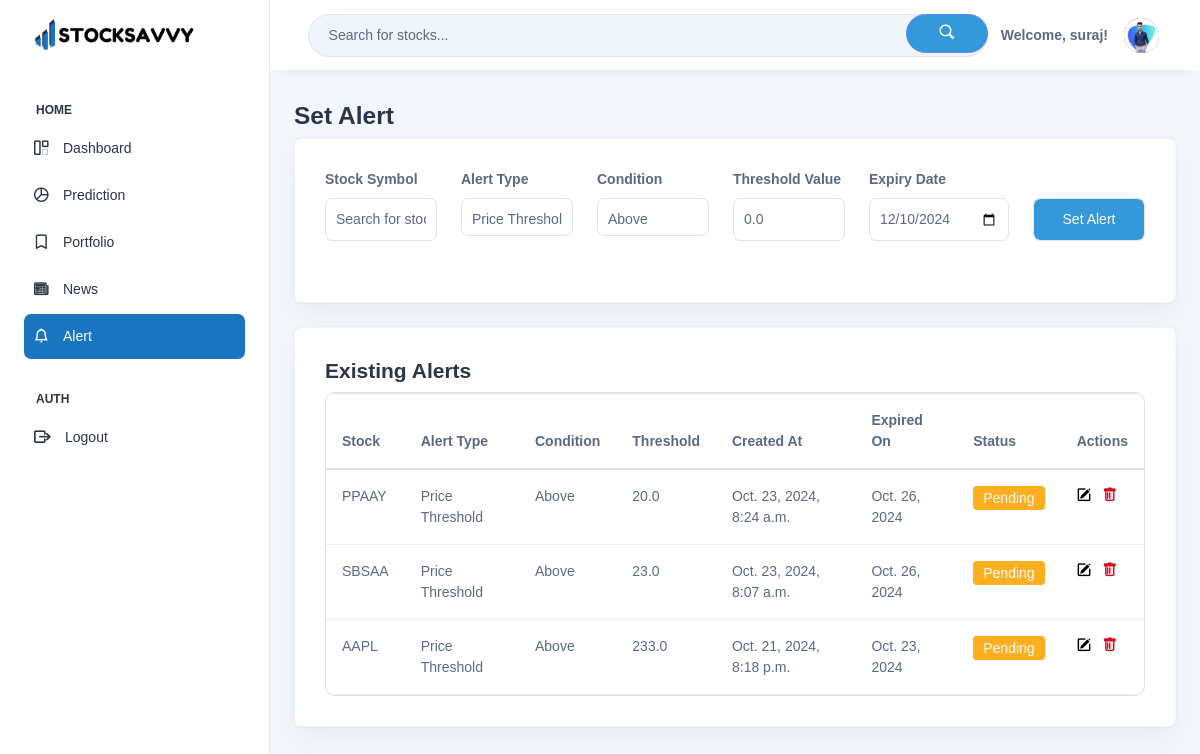
Screenshot of /alerts/ (signed in) with the database file from the repository.
### users/models.py (models this page shows, shortened)
class Profile(models.Model):
    user = models.OneToOneField(User, on_delete=models.CASCADE)
    profile_picture = models.ImageField(upload_to='profile_pictures/', default='default.jpg')
    bio = models.TextField(blank=True, null=True)

### prediction/models.py (models this page shows, shortened)
class Alert(models.Model):
    ALERT_TYPES = [
        ('price_threshold', 'Price Threshold'),
        ('moving_average', 'Moving Average'),
        ('percentage_change', 'Percentage Change'),
        ('volume', 'Volume'),
    ]
    CONDITIONS = [
        ('above', 'Above'),
        ('below', 'Below'),
        ('crosses', 'Crosses'),
    ]
    user = models.ForeignKey(User, on_delete=models.CASCADE)
    stock = models.CharField(max_length=10)
    alert_type = models.CharField(max_length=20, choices=ALERT_TYPES, default='price_threshold')
    condition = models.CharField(max_length=20, choices=CONDITIONS, default='above')
    threshold = models.FloatField(default=0.0)
    expiry_date = models.DateField(default=date.today, max_length=10, null=True, blank=True)  # Changed to CharField
    created_at = models.DateTimeField(auto_now_add=True)
    notification_sent = models.BooleanField(default=False)

### prediction/views.py (the view)
# urls.py: path('alerts/', views.alerts_view, name='alerts'),
@login_required
def alerts_view(request):
    alerts = Alert.objects.filter(user=request.user).order_by('-created_at')
    if request.method == 'POST':
        form = AlertForm(request.POST)
        if form.is_valid():
            alert = form.save(commit=False)
            alert.user = request.user
            alert.save()
            return redirect('alerts')
        else:
            print(form.errors)  # Debugging: Print form errors
    else:
        form = AlertForm()
    return render(request, 'alert_settings.html', {'form': form, 'alerts': alerts})

### prediction/forms.py
class AlertForm(forms.ModelForm):
    class Meta:
        model = Alert
        fields = ['stock', 'alert_type', 'condition', 'threshold', 'expiry_date']
        widgets = {
            'expiry_date': forms.DateInput(attrs={'type': 'date'}),
        }
    def __init__(self, *args, **kwargs):
        super(AlertForm, self).__init__(*args, **kwargs)
        for field_name, field in self.fields.items():
            field.widget.attrs['class'] = 'form-control'

### prediction/templates/alert_settings.html (shortened to what this page needs)
{% extends "base.html" %}
{% load static %}
{% block content %}
<div class="mt-3">
    <h3>Set Alert</h3>
    <div class="card mb-4">
        <div class="card-body">
            <form id="alert-form" class="row" method="POST">
                <div class="form-group col">
                    <b><label for="stock">Stock Symbol</label></b>
                    <input type="text" class="form-control" id="stock_name" name = "stock" value={% if post.stock %} {{post.stock}} {% else %} "" {% endif %} placeholder="Search for stocks..." aria-label="Search for stocks" onkeyup="fetchpredSuggestions()" onclick="fetchpredSuggestions()" required>
                </div>
                <div class="form-group col">
                    <b><label for="alert_type">Alert Type</label></b>
                    {{ form.alert_type }}
                </div>
                <div class="form-group col">
                    <b><label for="condition">Condition</label></b>
                    {{ form.condition }}
                </div>
                <div class="form-group col">
                    <b><label for="threshold">Threshold Value</label></b>
                    {{ form.threshold }}
                </div>
                <div class="form-group col">
                    <b><label for="expiry_date">Expiry Date</label></b>
                    {{ form.expiry_date }}
                </div>
                <div class="form-group col d-flex">
                    <button type="submit" class="btn-primary form-control align-self-end">Set Alert</button>
                </div>
            </form>
        </div>
    </div>
    <div class="card">
        <div class="card-body">
            <h4>Existing Alerts</h4>
            <div class="table-responsive">
                <table class="table ">
                    <thead>
                        <tr>
                            <th>Stock</th>
                            <th>Alert Type</th>
                            <th>Condition</th>
                            <th>Threshold</th>
                            <th>Created At</th>
                            <th>Expired On</th>
                            <th>Status</th>
                            <th>Actions</th>
                        </tr>
                    </thead>
                    <tbody>
                        {% for alert in alerts %}
                            <tr>
                                <td>{{ alert.stock }}</td>
                                <td>{{ alert.get_alert_type_display }}</td>
                                <td>{{ alert.get_condition_display }}</td>
                                <td>{{ alert.threshold }}</td>
                                <td>{{ alert.created_at }}</td>
                                <td>{{ alert.expiry_date }}</td>
                                <td>
                                    {% if alert.notification_sent %}
                                        <span class="badge bg-success">Sent</span>
                                    {% else %}
                                        <span class="badge bg-warning">Pending</span>
                                    {% endif %}
                                <td>
                                    <button class="btn-no-bg mr-2" onclick="editAlert({{ alert.id }})">
                                        <i class="bi bi-pencil-square"></i>
                                    </button>
                                    <form method="POST" action="{% url 'delete_alert' alert.id %}" style="display:inline;">
                                        <button type="submit" class="btn-no-bg">
                                            <i class="bi bi-trash text-danger"></i>
                                        </button>
                                    </form>
                                </td>
                            </tr>
                        {% endfor %}
                    </tbody>
                </table>
            </div>
        </div>
    </div>
</div>
{% endblock %}

### templates/base.html (shortened to what this page needs)
<!DOCTYPE html>
{% load static %}
<html lang="en">
<head>
    <link rel="stylesheet" href="{% static 'bootstrap/css/bootstrap.min.css' %}">
    <link rel="stylesheet" href="https://cdn.jsdelivr.net/npm/bootstrap-icons@1.3.0/font/bootstrap-icons.css">
    <link rel="stylesheet" href="{% static 'css/template.css' %}" />
    <link rel="stylesheet" href="{% static 'css/style.css' %}"/>
</head>
<body>
    <div class="page-wrapper" id="main-wrapper" data-layout="vertical" data-navbarbg="skin6" data-sidebartype="full"
    data-sidebar-position="fixed" data-header-position="fixed">
        {% include 'sidebar.html' %}
        <div class="body-wrapper">
            {% include 'header.html' %}
            <div class="container-fluid">
                {% block content %}
                {% endblock %}
            </div>
        </div>
    </div>
</body>
</html>

### templates/sidebar.html (shortened to what this page needs)
    {% load static %}
    <aside class="left-sidebar">
        <div>
          <div class="brand-logo d-flex align-items-center justify-content-between">
            <a href="/" class="text-nowrap logo-img">
              <img src="{% static 'images/logo.png' %}" width="180" alt="" />
            </a>
          </div>
          <nav class="sidebar-nav scroll-sidebar" data-simplebar="">
            <ul id="sidebarnav">
              <li class="nav-small-cap">
                <span class="hide-menu">Home</span>
              </li>
              <li class="sidebar-item">
                <a class="sidebar-link" href="{% url 'dashboard' %}">
                    <span>
                      <i class="bi bi-grid-1x2"></i>
                    </span>
                    <span class="hide-menu">Dashboard</span>
                </a>
              </li>
              <li class="sidebar-item">
                <a class="sidebar-link" href="{% url 'predict_stock' %}">
                    <span>
                      <i class="bi bi-pie-chart"></i>
                    </span>
                    <span class="hide-menu">Prediction</span>
                </a>
              </li>
              <li class="sidebar-item">
                <a class="sidebar-link" href="{% url 'portfolio' %}">
                    <span>
                        <i class="bi bi-bookmark"></i>
                    </span>
                    <span class="hide-menu">Portfolio</span>
                </a>
              </li>
              <li class="sidebar-item">
                <a class="sidebar-link" href="{% url 'news_list' %}">
                    <span>
                      <i class="bi bi-newspaper"></i>
                    </span>
                    <span class="hide-menu">News</span>
                </a>
              </li>
              <li class="sidebar-item">
                <a class="sidebar-link" href="{% url 'alerts' %}">
                    <span>
                      <i class="bi bi-bell"></i>
                    </span>
                    <span class="hide-menu">Alert</span>
                </a>
              </li>
              <li class="nav-small-cap">
                <span class="hide-menu">AUTH</span>
              </li>
              {% if not user.is_authenticated %}
                <li class="sidebar-item">
                  <a class="sidebar-link" href="{% url 'login' %}">
                      <span>
                        <i class="bi bi-box-arrow-in-right" style="font-size: 17px;"></i>
                      </span>
                      <span class="hide-menu">Login</span>
                  </a>
                </li>
                <li class="sidebar-item">
                  <a class="sidebar-link" href="{% url 'register' %}">
                      <span>
                        <i class="bi bi-person-plus" style="font-size: 17px;"></i>
                      </span>
                      <span class="hide-menu">Register</span>
                  </a>
                </li>
              {% else %}
                <li class="sidebar-item">
                  <a class="sidebar-link" href="{% url 'logout' %}">
                      <span>
                        <i class="bi bi-box-arrow-right" style="font-size: 16px;"></i>
                      </span>
                      <span class="hide-menu">Logout</span>
                  </a>
                </li>
              {% endif %}
            </ul>
          </nav>
        </div>
      </aside>

### templates/header.html (shortened to what this page needs)
{% load static %}
<header class="app-header">
    <nav class="navbar navbar-expand-lg navbar-light">
        <div class="navbar-collapse px-0" id="navbarNav">
            <div class="container justify-content-start">
                <div class="input-group">
                    <input type="text" id="searchBox" class="form-control" placeholder="Search for stocks..." aria-label="Search for stocks" onkeyup="fetchSuggestions()" onclick="fetchSuggestions()">
                    <div class="input-group-append">
                        <button id = "search_stocks" class="btn btn-primary" type="submit">
                            <i class="bi bi-search"></i>
                        </button>
                    </div>
                </div>
            </div>
            <ul class="navbar-nav flex-row ms-auto align-items-center justify-content-end">
            {% if user.is_authenticated %}
                <b>Welcome, {{ user.username }}!</b>
                <li class="nav-item dropdown">
                    <a class="nav-link nav-icon-hover" href="javascript:void(0)" id="drop2" data-bs-toggle="dropdown"
                        aria-expanded="false">
                        <img src="{{ user.profile.profile_picture.url }}" alt="" width="35" height="35" class="rounded-circle">
                    </a>
                </li>
            {% else %}
                <a class="nav-link" href="{% url 'login' %}" style="color:black;">
                    <i class="bi bi-box-arrow-in-right" style="font-size: 16px; margin-right:10px;"></i>Login
                </a>
            {% endif %}
            </ul>
        </div>
    </nav>
</header>

### static/css/style.css (style rules this page uses)
:root { --primary-color: #3498db; --secondary-color: #333333; --border-color: #dde0e4; --background-color: #f5f5f5; --text-color: #333333; --muted-text-color: #777777; --dark-color: #2c3e50; --light-color: #ecf0f1; --warning-color: #f39c12; --success-color: #06bb20; --danger-color: #d60a22; }
.bi::before { font-weight: bolder !important; }
h1,h2,h3,h4,h5,h6 { font-weight: bold; }
.text-danger { color: var(--danger-color) !important; }
.container { width: 80%; margin: auto; }
.form-control { width: 100%; padding: 10px; margin-bottom: 15px; }
.btn { padding: 5px 10px; border-radius: 5px; text-decoration: none; font-size: 14px; }
.btn-primary { background-color: #3498db; color: white; }
.table-responsive { border: 1px solid var(--border-color); border-radius: 10px; }
.card { border: 1px solid #dde0e457; border-radius: 7px; }
.input-group { position: relative; }
.input-group input { border-radius: 30px !important; padding: 10px 20px; background: #1d73be12; }
.input-group .input-group-append { position: absolute; right: 0; }
.input-group .input-group-append button { padding: 8px 33px; border-radius: 30px !important; font-weight: bolder; background-color: var(--primary-color); }
#search_stocks { cursor: pointer; }
body { background-color: #1975c00d; }
.form-control { height: auto; }
.table { margin-bottom: 0; }
.btn-no-bg { background-color: transparent; border: none; }

### rows the page displays
Alert: stock "PPAAY", alert_type "Price Threshold", condition "Above", threshold "20.0", created_at "Oct. 23, 2024, 8:24 a.m.", expiry_date "Oct. 26, 2024", notification_sent "Pending"
Alert: stock "SBSAA", alert_type "Price Threshold", condition "Above", threshold "23.0", created_at "Oct. 23, 2024, 8:07 a.m.", expiry_date "Oct. 26, 2024", notification_sent "Pending"
Alert: stock "AAPL", alert_type "Price Threshold", condition "Above", threshold "233.0", created_at "Oct. 21, 2024, 8:18 p.m.", expiry_date "Oct. 23, 2024", notification_sent "Pending"

### other values shown
{{ user.username }} "suraj"
